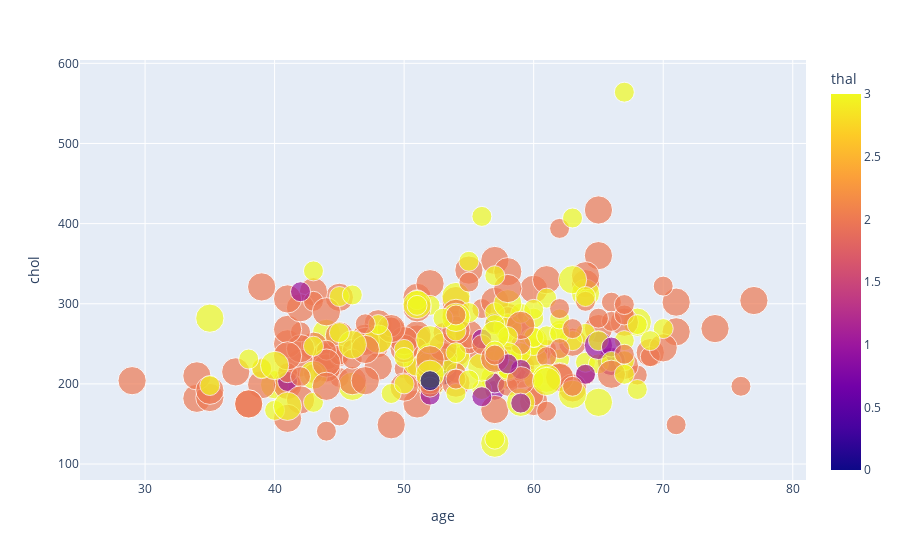

The code cell stored with this chart in its notebook:
### Code cell
fig = px.scatter(df, x="age", y="chol", color="thal",
                 size='slope', hover_data=['target'])
fig.show()

### Figure 1 — Plotly figure (JSON) as saved in the notebook; plotly's stock layout.template omitted (floating-point values rounded to 4 significant figures; data arrays with more than 128 entries replaced by an {"elided": "..."} marker saying what was removed)
{"data": [{"customdata": {"elided": "303x1 int values"}, "hovertemplate": "age=%{x}<br>chol=%{y}<br>slope=%{marker.size}<br>target=%{customdata[0]}<br>thal=%{marker.color}<extra></extra>", "legendgroup": "", "marker": {"color": {"elided": "303 int values"}, "coloraxis": "coloraxis", "size": {"elided": "303 int values"}, "sizemode": "area", "sizeref": 0.005, "symbol": "circle"}, "mode": "markers", "name": "", "orientation": "v", "showlegend": false, "type": "scatter", "x": {"elided": "303 int values"}, "xaxis": "x", "y": {"elided": "303 int values"}, "yaxis": "y"}], "layout": {"coloraxis": {"colorbar": {"title": {"text": "thal"}}, "colorscale": [[0, "#0d0887"], [0.1111, "#46039f"], [0.2222, "#7201a8"], [0.3333, "#9c179e"], [0.4444, "#bd3786"], [0.5556, "#d8576b"], [0.6667, "#ed7953"], [0.7778, "#fb9f3a"], [0.8889, "#fdca26"], [1, "#f0f921"]]}, "legend": {"itemsizing": "constant", "tracegroupgap": 0}, "margin": {"t": 60}, "xaxis": {"anchor": "y", "domain": [0, 1], "title": {"text": "age"}}, "yaxis": {"anchor": "x", "domain": [0, 1], "title": {"text": "chol"}}}}
